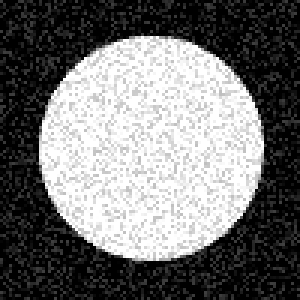
#> input picture image_denoising/noised_circle.png, 100 x 100 px, found by its file name (shown 3 times larger)
$ python 2d_image_denoising.py
#> lines starting #> are read from the running program, lines starting #| are printed output that depends on the picture; long printed decimals are rounded
from PIL import Image
import numpy as np
import matplotlib.pyplot as plt
import time


#Variable Definition
lam = 50
gamma = 0.3
tau = 0.99/8 #0.99 / 8
mu = 5
width = 100
height = 100

# np.random.seed(1)

# x：二次元 -> D(x)：三次元
def D(x):
    Dx = np.zeros((height, width, 2))
    Dx[:-1,:,0] = x[1:,:] - x[:-1,:]
    Dx[:,:-1,1] = x[:,1:] - x[:,:-1]
    return Dx

# u：三次元 -> trans_D(u)：二次元
def trans_D(u):
    tDu = np.zeros((height, width))
    tDu[:,:] = -u[:,:,0]
    tDu[1:,:] += u[:-1,:,0]
    tDu[:,:] += -u[:,:,1]
    tDu[:,1:] += u[:,:-1,1]
    return tDu

# v：二次元 * 3　-> u：三次元
def C(v1, v2, v3):
    C_v1v2v3 = np.zeros((height, width, 2))
    tmp = np.zeros((height,width))
    C_v1v2v3[:,:,0] = v1[:,:,0]
    tmp[:,:] = v2[:,:,0]
    tmp[:-1,1:] += v2[1:,:-1,0]
    tmp[:-1,:] += v2[1:,:,0]
    tmp[:,1:] += v2[:,:-1,0]
    C_v1v2v3[:,:,0] += (tmp * 0.25)
    tmp[:,:] = v3[:,:,0]
    tmp[:-1,:] += v3[1:,:,0]
    C_v1v2v3[:,:,0] += (tmp * 0.5)

    tmp[:,:] = v1[:,:,1]
    tmp[1:,:-1] += v1[:-1,1:,1]
    tmp[1:,:] += v1[:-1,:,1]
    tmp[:,:-1] += v1[:,1:,1]
    C_v1v2v3[:,:,1] = (tmp * 0.25)
    C_v1v2v3[:,:,1] += v2[:,:,1]
    tmp[:,:] = v3[:,:,1]
    tmp[:,:-1] = v3[:,1:,1]
    C_v1v2v3[:,:,1] += (tmp * 0.5)

    return -C_v1v2v3

# u：三次元 -> v：二次元 * 3
def trans_C(u):
    v1 = np.zeros((height, width, 2))
    v2 = np.zeros((height, width, 2))
    v3 = np.zeros((height, width, 2))


    v1[:,:,0] = u[:,:,0]
    v1[:,:,1] = u[:,:,1]
    v1[:-1,1:,1] += u[1:,:-1,1]
    v1[:-1,:,1] += u[1:,:,1]
    v1[:,:-1,1] += u[:,1:,1]
    v1[:,:,1] *= 0.25

    v2[:,:,0] = u[:,:,0]
    v2[1:,:-1,0] += u[:-1,1:,0]
    v2[1:,:,0] += u[:-1,:,0]
    v2[:,:-1,0] += u[:,1:,0]
    v2[:,:,0] *= 0.25
    v2[:,:,1] = u[:,:,1]

    v3[:,:,0] = u[:,:,0]
    v3[1:,:,0] = u[:-1,:,0]
    v3[:,:,0] *= 0.5
    v3[:,:,1] = u[:,:,1]
    v3[:,1:,1] += u[:,:-1,1]
    v3[:,:,1] *= 0.5

    return -v1, -v2, -v3


def proxF(x, y, alpha):
    return (x + alpha * y) / (1 + alpha)

# v↕︎ or v↔︎ or v.
def proxG(v, alpha):
    w = np.sqrt(v[:,:,0]**2 + v[:,:,1]**2)
    w = np.reshape(w, (100, 100, 1))
    proxGv = v - (v / np.maximum(w / (alpha * lam), 1))

    return proxGv

#用意した画像
image_file = "/Users/tanabou/ClassesEtc/seminar/image_denoising/noised_circle.png"
y = np.array(Image.open(image_file))
#> y is the input picture: shape (100, 100); min 0, max 255, mean 114

# [4 lines of commented-out code are left out]

x = np.zeros((height, width))
u = np.zeros((height, width, 2))
v1 = np.zeros((height, width, 2))
v2 = np.zeros((height, width, 2))
v3 = np.zeros((height, width, 2))

diff = 10
count = 0

start = time.time()
while True: #diff > 1e-2:
    old_u = u
    count +=1
    x = proxF(x - tau*trans_D(D(x) + C(v1, v2, v3) + mu*u), y, tau*mu)

    t1, t2, t3 = trans_C(D(x) + C(v1, v2, v3) + mu*u)
    v1 = proxG(v1 - gamma*t1, gamma*mu)
    v2 = proxG(v2 - gamma*t2, gamma*mu)
    v3 = proxG(v3 - gamma*t3, gamma*mu)

    u = u + (D(x) + C(v1, v2, v3)) / mu

    diff = np.sum(np.abs(old_u - u))
    if count >= 3000:
        break
#> this loop made 3000 passes
#> diff on passes 1 to 3: 36095, 37008.7, 31072
#> pass 1, in proxG, `w = np.sqrt(v[:,:,0]**2 + v[:,:,1]**2)`:
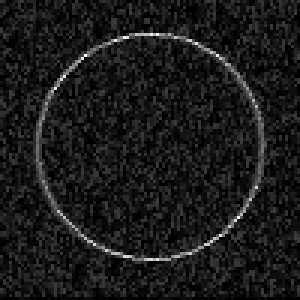
#> w: shape (100, 100) float64 (shown 3 times larger); min 0, max 31.56, mean 3.3; drawn with min black and max white
#> pass 1, in proxG (call 2), `w = np.sqrt(v[:,:,0]**2 + v[:,:,1]**2)`:
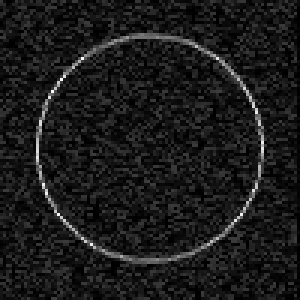
#> w: shape (100, 100) float64 (shown 3 times larger); min 0, max 31.55, mean 3.3; drawn with min black and max white
#> pass 1, in proxG (call 3), `w = np.sqrt(v[:,:,0]**2 + v[:,:,1]**2)`:
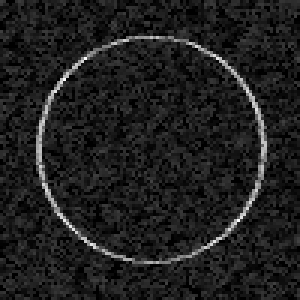
#> w: shape (100, 100) float64 (shown 3 times larger); min 0, max 19.5, mean 2.4; drawn with min black and max white
#> after the loop:
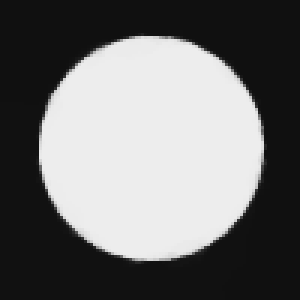
#> x: shape (100, 100) float64 (shown 3 times larger); min 16.28, max 237.4, mean 114
#> after the loop, count = 3000

end = time.time()
print("mu =", mu)
print("time =",end - start)
print("diff =", diff)
#| diff = 12.438
print("np.sum(x - y) =",np.sum(x - y))
#| np.sum(x - y) = -12.948
print("count =", count)
#| count = 3000


plt.imshow(x)
plt.colorbar()
plt.show()
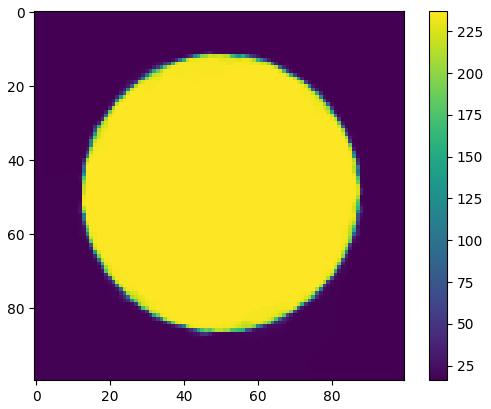
#> figure drawn by matplotlib, 2 panels

# ax = plt.subplot(projection='3d')
# ax.plot_surface(a, b, x)
# plt.show()

# 保存コマンドーーーー
pil_img = Image.fromarray(x)
pil_img = pil_img.convert("L")
#> pil_img: PIL image 100x100 L
pil_img.save("proposedTV.png")
